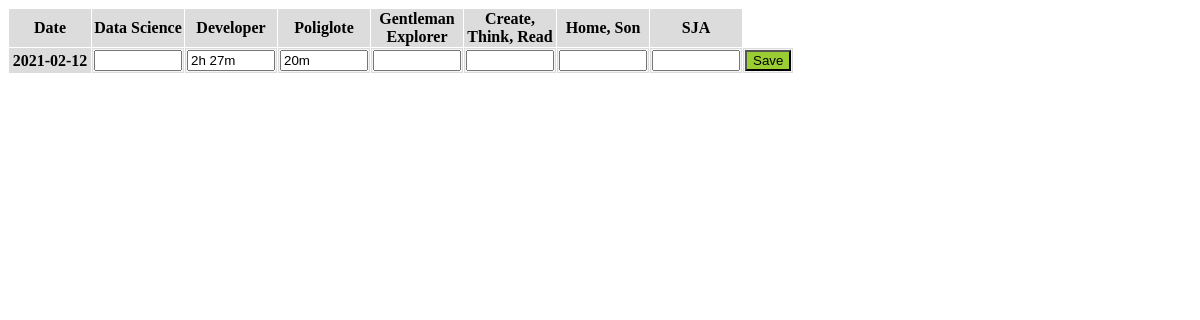
Before: /day/edit/2021-02-12 with the older database file.
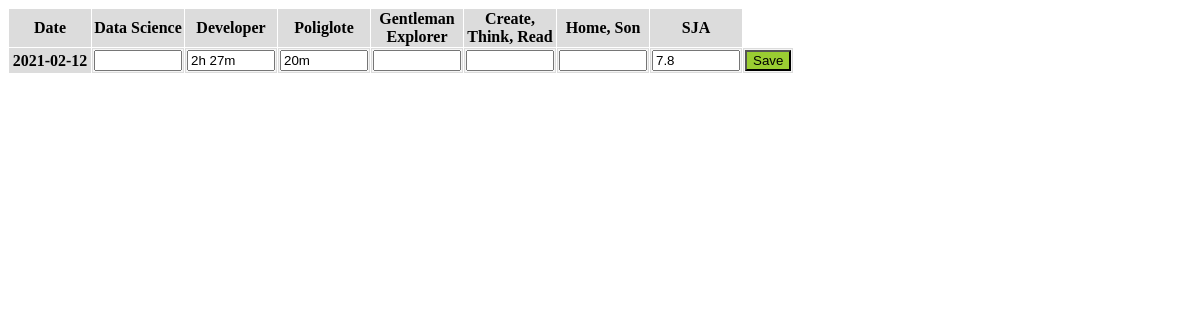
After: the same page with the newer database file.
### mymonth/models.py (models this page shows, shortened)
class Days(db.Model):
    id = db.Column(db.Date, primary_key = True)
    ds = db.Column(db.Interval)   # Data Science
    dev = db.Column(db.Interval)  # Developer
    pol = db.Column(db.Interval)  # Poliglote
    ge = db.Column(db.Interval)   # Gentleman Explorer
    crt = db.Column(db.Interval)  # Create Read Think
    hs = db.Column(db.Interval)   # Home Son
    alk = db.Column(db.Float)     # Alko

### mymonth/routes.py (the view, shortened to what this page needs)
@app.route('/day/edit/<id_day>', methods=['GET', 'POST'])
def edit_day(id_day):
    day = Days.query.get_or_404(date.fromisoformat(id_day))
    form_day = DayEditForm()
    return render_template('edit_day.html', form_day=form_day, day=day, f_string_from_duration=string_from_duration, f_string_from_float=string_from_float)

### mymonth/forms.py
class DayEditForm(FlaskForm):
    id = DateField(label='Date')
    ds = StringField(label='Data Science')
    dev = StringField(label='Developer')
    pol = StringField(label='Poliglote')
    ge = StringField(label='Gentleman Explorer')
    crt = StringField(label='Create, Think, Read')
    hs = StringField(label='Home, Son')
    alk = StringField(label='SJA')
    submit = SubmitField(label='Save')

### mymonth/utils.py (called while the page is built)
def string_from_duration(x):
    if isinstance(x, datetime):
        x = x - datetime(1970, 1, 1)
    if x is None or x is NaT or x.total_seconds() == 0:
        return ''
    total_seconds = x.total_seconds()
    days = total_seconds // 86400
    total_seconds -= days * 86400
    hours = total_seconds // 3600
    total_seconds -= hours * 3600
    minutes = total_seconds // 60
    total_seconds -= minutes * 60
    seconds = total_seconds
    duration_items = [(days, 'd'), (hours, 'h'), (minutes, 'm'), (seconds, 's')]
    non_zero_items = 0
    for item in duration_items:
        if item[0] != 0:
            non_zero_items += 1
    if non_zero_items > 2:
        duration_items.pop(-1)
    outcome = ''
    for item in duration_items:
        if item[0] != 0:
            outcome += f'{int(item[0])}{item[1]} '
    return outcome[:-1]

def string_from_float(x):
    outcome = x
    if x is None:
        outcome = ''
    return outcome

### mymonth/templates/edit_day.html (shortened to what this page needs)
{% extends "layout.html" %}
{% block content %}
<table>
    <form method="POST" action="">
        <tr>
            <th>{{ form_day.id.label }}</th>
            <th>{{ form_day.ds.label }}</th>
            <th>{{ form_day.dev.label }}</th>
            <th>{{ form_day.pol.label }}</th>
            <th>{{ form_day.ge.label }}</th>
            <th>{{ form_day.crt.label }}</th>
            <th>{{ form_day.hs.label }}</th>
            <th>{{ form_day.alk.label }}</th>
        </tr>
        <tr>
            <th>{{day.id}}</th>
            <td>{{ form_day.ds(style="width: 80px", value=f_string_from_duration(day.ds)) }}</td>
            <td>{{ form_day.dev(style="width: 80px", value=f_string_from_duration(day.dev)) }}</td>
            <td>{{ form_day.pol(style="width: 80px", value=f_string_from_duration(day.pol)) }}</td>
            <td>{{ form_day.ge(style="width: 80px", value=f_string_from_duration(day.ge)) }}</td>
            <td>{{ form_day.crt(style="width: 80px", value=f_string_from_duration(day.crt)) }}</td>
            <td>{{ form_day.hs(style="width: 80px", value=f_string_from_duration(day.hs)) }}</td>
            <td>{{ form_day.alk(style="width: 80px", value=f_string_from_float(day.alk)) }}</td>
            <td>{{ form_day.submit(class="btn_edit_day_save") }}</td>
        </tr>
    </form>
</table>
{% endblock content %}

### mymonth/templates/layout.html (shortened to what this page needs)
<!DOCTYPE html>
<html lang="en">
<head>
    <link rel="stylesheet" href="{{ url_for('static', filename='styles.css')}}">
</head>
<body>
    {% block content %}{% endblock %}
</body>
</html>

### mymonth/static/styles.css (style rules this page uses)
table { border-spacing: 1px; }
td { background-color: whitesmoke; border: 1px solid gainsboro; }
th { background-color: gainsboro; width: 80px; }
.btn_edit_day_save { background-color: yellowgreen; }

Changed rows visible on the page:
changed Days "2021-02-12": alk (not shown) → "7.8"
